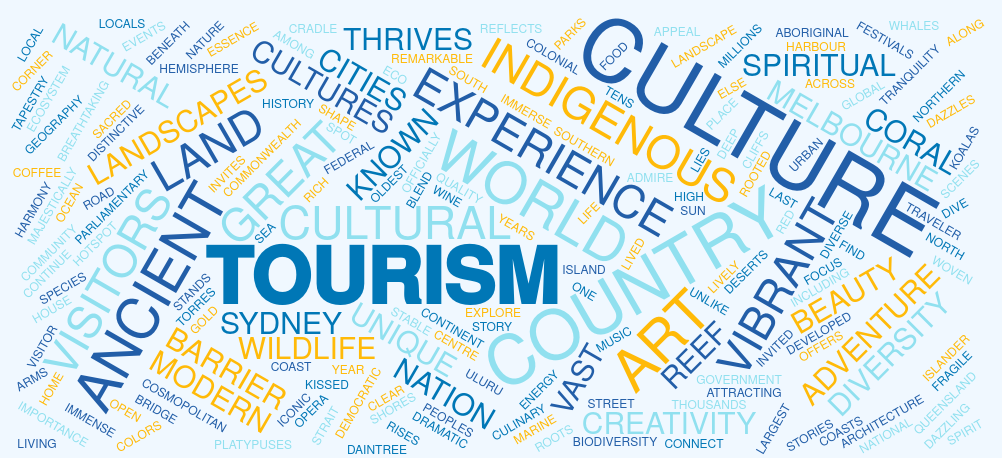

Write the Vega-Lite specification saved for this chart.
### Vega specification from a JSON file in a GitHub repository (floating-point values rounded to 4 significant figures)
{"$schema": "https://vega.github.io/schema/vega/v6.json", "description": "Word cloud summarising key themes in Australian tourism content. Larger words appear more frequently across articles, guides and reviews. Welcome to Australia — explore cities, coastlines and the outback!", "background": "aliceblue", "width": 1000, "height": 300, "padding": 1, "data": [{"name": "table", "values": ["Australia, officially the Commonwealth of Australia, is an island continent and country in the Southern Hemisphere, known for its unique wildlife, vast deserts, the Great Barrier Reef, and a diverse cultural landscape. It is a developed nation and a stable, democratic country with a federal parliamentary government, a rich ancient history including Indigenous cultures, and a high quality of life", "Australia stands as one of the world’s most remarkable destinations, attracting millions of visitors each year with its distinctive blend of breathtaking landscapes, vibrant cities, and deep-rooted culture. As a tourism hotspot, Australia offers an experience unlike any other — a place where modern urban energy meets ancient natural beauty, and where every traveler can find something to admire and explore. From the sun-kissed shores of the Gold Coast to the dramatic cliffs of the Great Ocean Road, Australia’s geography reflects both adventure and tranquility, making it a cornerstone of global tourism.", "The essence of Australian tourism lies in its diversity. Visitors can immerse themselves in the cosmopolitan culture of Sydney and Melbourne, cities known for their art, architecture, and culinary scenes. Sydney dazzles with the iconic Opera House and Harbour Bridge, while Melbourne thrives on creativity, coffee culture, and street art. Further north, Queensland invites tourists to experience the Great Barrier Reef — the world’s largest coral ecosystem — where marine biodiversity flourishes in dazzling colors beneath the sea. In the Red Centre, Uluru rises majestically, a sacred site of immense cultural and spiritual importance to Indigenous Australians. Every corner of the country contributes to a story of adventure, community, and respect for the land.", "Australian culture is a vibrant tapestry woven from Indigenous traditions, colonial heritage, and multicultural influences. The Aboriginal and Torres Strait Islander peoples — the world’s oldest continuous cultures — have lived in harmony with the land for tens of thousands of years. Their stories, art, and music continue to shape the nation’s identity and connect modern Australians to their ancient roots. Across the country, festivals and cultural celebrations showcase this diversity: from Dreamtime storytelling in the Northern Territory to the lively food and wine events of South Australia. Australia’s culture thrives on openness, creativity, and a welcoming spirit that extends to every visitor.", "Wildlife is another cornerstone of Australia’s tourism appeal. The country is home to some of the planet’s most unique and fascinating creatures — kangaroos, koalas, wombats, platypuses, and countless species found nowhere else. Nature lovers can spot dolphins off the coasts, dive among coral gardens, or witness the migration of whales along pristine shorelines. In its vast national parks — such as Kakadu, Daintree, and Cradle Mountain — the connection between culture and environment becomes clear: these are living landscapes that embody both ecological and spiritual significance.", "Beyond its natural beauty, Australia’s tourism industry embraces sustainability and innovation. Many destinations focus on eco-tourism, aiming to preserve fragile ecosystems while promoting education and respect for the environment. Whether exploring ancient rock art, tasting local cuisine, or meeting friendly locals in a coastal town, visitors are invited to experience not only the land but the vibrant culture that defines it. Australia welcomes the world with open arms, promising discovery, inspiration, and memories that last a lifetime."], "transform": [{"type": "countpattern", "field": "data", "case": "upper", "pattern": "[\\w']{3,}", "stopwords": "(i|me|my|myself|we|us|our|ours|ourselves|you|your|yours|yourself|yourselves|he|him|his|himself|she|her|hers|herself|it|its|itself|they|them|their|theirs|themselves|what|which|who|whom|whose|this|that|these|those|am|is|are|was|were|be|been|being|have|has|had|having|do|does|did|doing|will|would|should|can|could|ought|i'm|you're|he's|she's|it's|we're|they're|i've|you've|we've|they've|i'd|you'd|he'd|she'd|we'd|they'd|i'll|you'll|he'll|she'll|we'll|they'll|isn't|aren't|wasn't|weren't|hasn't|haven't|hadn't|doesn't|don't|didn't|won't|wouldn't|shan't|shouldn't|can't|cannot|couldn't|mustn't|let's|that's|who's|what's|here's|there's|when's|where's|why's|how's|a|an|the|and|but|if|or|because|as|until|while|of|at|by|for|with|about|against|between|into|through|during|before|after|above|below|to|from|up|upon|down|in|out|on|off|over|under|again|further|then|once|here|there|when|where|why|how|all|any|both|each|few|more|most|other|some|such|no|nor|not|only|own|same|so|than|too|very|many|Australians|something|meets||says|said|shall|meet|guide|guides|travels|traveller|travelers|tourists|visit|visits|visiting|visited|destinations|discover|discovering|information|official|website|site|article|review|reviews|planner|planningseason|seasons|stay|stays|accommodation|accommodations|hotel|hotels|booking|every||making|bookings)"}, {"type": "formula", "as": "angle", "expr": "[-60, -45, -30, 0, 30, 45, 60][~~(random() * 5)]"}, {"type": "formula", "as": "weight", "expr": "(datum.text=='AUSTRALIA' || datum.text=='TOURISM') ? 1000 : 200"}]}], "scales": [{"name": "color", "type": "ordinal", "domain": {"data": "table", "field": "text"}, "range": ["#0077b6", "#90e0ef", "#ffba08", "#225ea8"]}], "marks": [{"type": "text", "from": {"data": "table"}, "encode": {"enter": {"text": {"field": "text"}, "align": {"value": "center"}, "baseline": {"value": "alphabetic"}, "fill": {"scale": "color", "field": "text"}}, "update": {"fillOpacity": {"value": 1}}, "hover": {"fillOpacity": {"value": 0.25}}}, "transform": [{"type": "wordcloud", "size": [1000, 450], "text": {"field": "text"}, "rotate": {"field": "datum.angle"}, "font": "Helvetica Neue, Arial", "fontSize": {"field": "datum.count"}, "fontWeight": {"field": "datum.weight"}, "fontSizeRange": [12, 110], "padding": 0.5, "spiral": "archimedean"}]}]}
